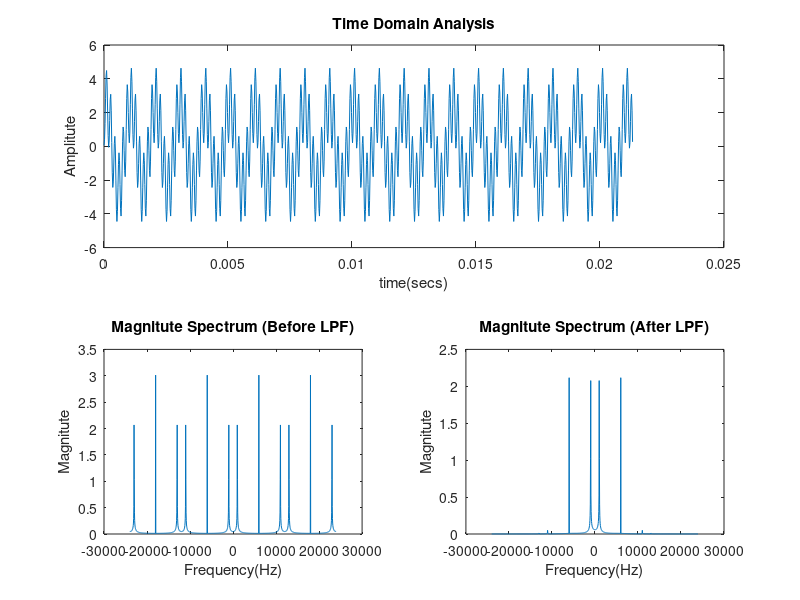

The MATLAB source for this figure:
%Up Sampling
clear all;
Fi=12*10^3;
ti=[0:1/Fi:255/Fi]; %63,127,255 for different number of samples
xi=10*cos(2*pi*ti*1e3)+6*cos(2*pi*ti*6e3);
k=4;
Fs=k*Fi;
t=[0:1/Fs:255/Fi+(k-1)/Fs];
L=length(t);
for i=1:1:length(ti)
    x(k*(i-1)+1)=xi(i);
    for j=1:1:k-1
        x(k*(i-1)+1+j)=0;
    end
end
Y=fft(x);
[B,A]=butter(5,1/k);
x=filter(B,A,x);
subplot(2,1,1);
plot(t,x);
title('Time Domain Analysis');
xlabel('time(secs)');
ylabel('Amplitute');

X=fft(x);
% F=[0:Fs/L:Fs/2-Fs/L,-Fs/2:Fs/L:-Fs/L];
%plot(F,2*abs(X)/L);
F=-Fs/2:Fs/L:Fs/2-Fs/L;
X=fftshift(X);    
subplot(2,2,3);
plot(F,2*abs(Y)/L);
title('Magnitute Spectrum (Before LPF)');
xlabel('Frequency(Hz)');
ylabel('Magnitute');

subplot(2,2,4);
plot(F,2*abs(X)/L);
title('Magnitute Spectrum (After LPF)');
xlabel('Frequency(Hz)');
ylabel('Magnitute');